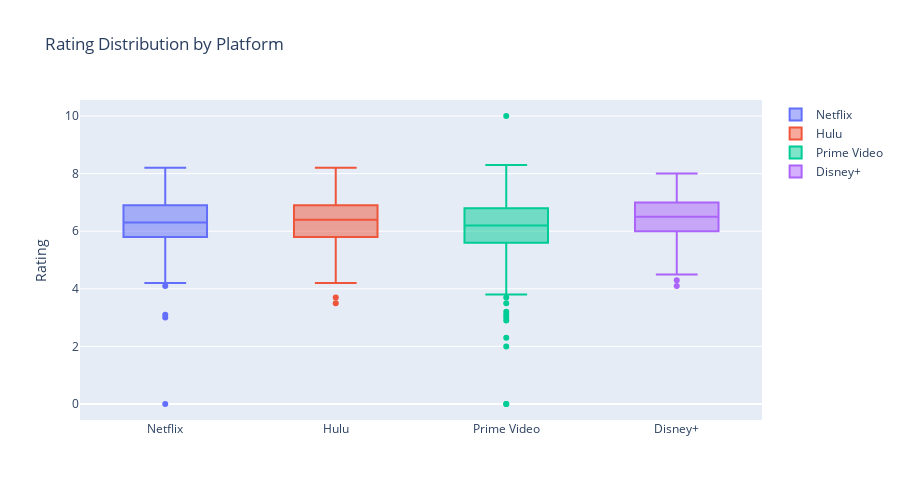
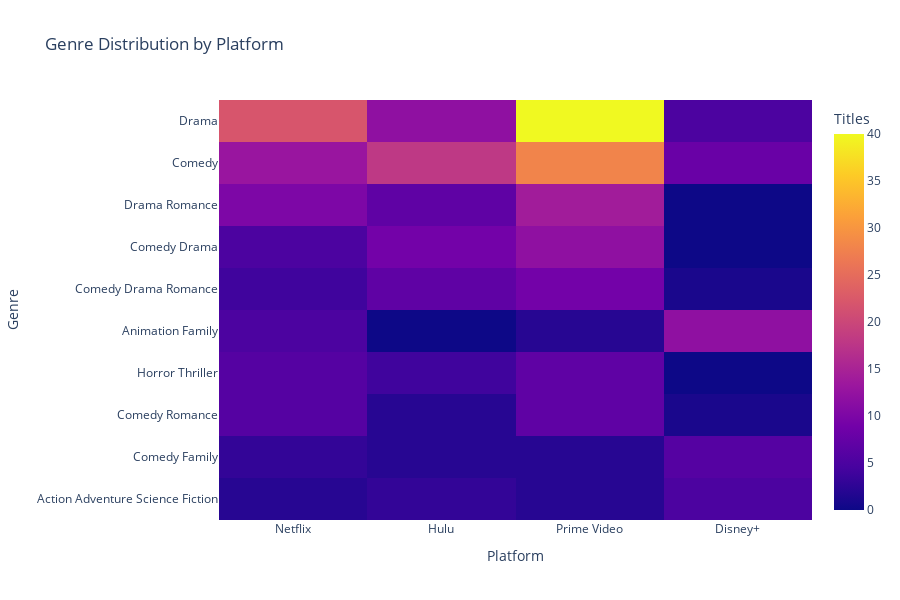
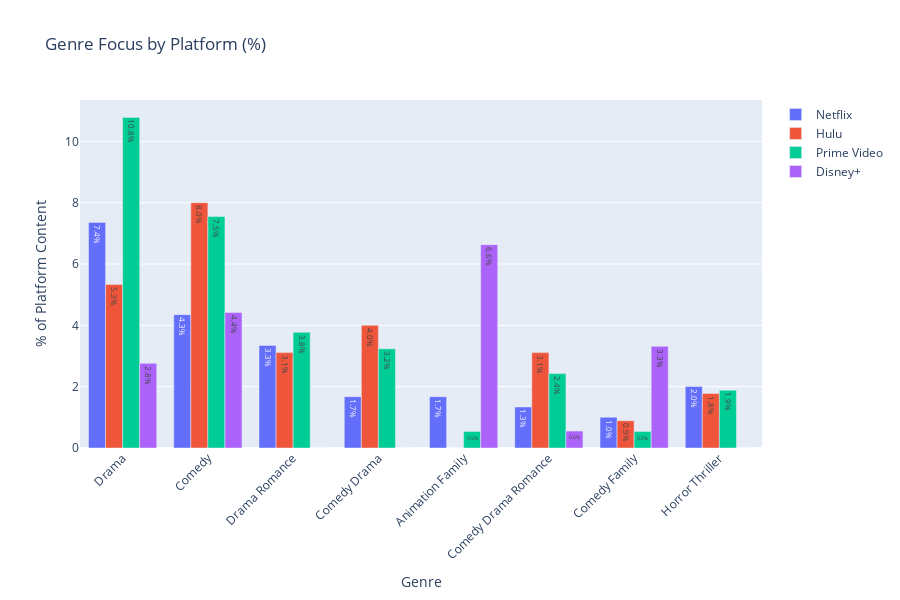

The notebook cell these images were saved under, in order:
### Markdown cell above
## Platform Comparison

### Code cell
platforms = ['Netflix', 'Hulu', 'Prime Video', 'Disney+']
platform_stats = []

for platform in platforms:
    platform_data = df[df[platform] == 1]
    stats = {
        'Platform': platform,
        'Total_Titles': len(platform_data),
        'Avg_Rating': platform_data['vote_average'].mean(),
        'Avg_Votes': platform_data['vote_count'].mean(),
        'Max_Rating': platform_data['vote_average'].max(),
        'Min_Rating': platform_data['vote_average'].min()
    }
    platform_stats.append(stats)

platform_comparison = pd.DataFrame(platform_stats)
print("Platform stats:")
print(platform_comparison.round(2))

# rating distribution by platform
fig = go.Figure()
for platform in platforms:
    platform_data = df[df[platform] == 1]['vote_average'].dropna()
    if len(platform_data) > 0:
        fig.add_trace(go.Box(y=platform_data, name=platform, boxpoints='outliers'))

fig.update_layout(title="Rating Distribution by Platform", yaxis_title="Rating", height=500)
fig.show()

# genre distribution matrix
platform_genre_dist = pd.DataFrame()

for platform in platforms:
    genre_counts = df[df[platform] == 1]['genres'].value_counts()
    platform_genre_dist[platform] = genre_counts

platform_genre_dist = platform_genre_dist.fillna(0)
top_genres = platform_genre_dist.sum(axis=1).nlargest(10).index
platform_genre_dist_top = platform_genre_dist.loc[top_genres]

fig = px.imshow(platform_genre_dist_top,
                title="Genre Distribution by Platform",
                labels=dict(x="Platform", y="Genre", color="Titles"),
                aspect="auto")
fig.update_layout(height=600)
fig.show()

best_platform = platform_comparison.loc[platform_comparison['Avg_Rating'].idxmax(), 'Platform']
best_rating = platform_comparison['Avg_Rating'].max()
print(f"\nHighest rated platform: {best_platform} ({best_rating:.2f})")

# genre bias (what % of each platform's content is each genre)
genre_bias = pd.DataFrame()

for platform in platforms:
    platform_content = df[df[platform] == 1]
    if len(platform_content) > 0:
        genre_percentages = (platform_content['genres'].value_counts() / len(platform_content) * 100)
        genre_bias[platform] = genre_percentages

genre_bias = genre_bias.fillna(0)
top_bias_genres = genre_bias.sum(axis=1).nlargest(8).index
genre_bias_top = genre_bias.loc[top_bias_genres]

fig = go.Figure()
for platform in platforms:
    fig.add_trace(go.Bar(
        name=platform,
        x=genre_bias_top.index,
        y=genre_bias_top[platform],
        text=[f'{val:.1f}%' for val in genre_bias_top[platform]],
        textposition='auto'
    ))

fig.update_layout(
    title="Genre Focus by Platform (%)",
    xaxis_title="Genre",
    yaxis_title="% of Platform Content",
    barmode='group',
    height=600,
    xaxis_tickangle=-45
)
fig.show()

### Figure 1 — Plotly figure (JSON) as saved in the notebook; plotly's stock layout.template omitted (floating-point values rounded to 4 significant figures; data arrays with more than 128 entries replaced by an {"elided": "..."} marker saying what was removed)
{"data": [{"boxpoints": "outliers", "name": "Netflix", "type": "box", "y": {"elided": "299 float values"}}, {"boxpoints": "outliers", "name": "Hulu", "type": "box", "y": {"elided": "225 float values"}}, {"boxpoints": "outliers", "name": "Prime Video", "type": "box", "y": {"elided": "371 float values"}}, {"boxpoints": "outliers", "name": "Disney+", "type": "box", "y": {"elided": "181 float values"}}], "layout": {"height": 500, "title": {"text": "Rating Distribution by Platform"}, "yaxis": {"title": {"text": "Rating"}}}}

### Figure 2 — Plotly figure (JSON) as saved in the notebook; plotly's stock layout.template omitted (floating-point values rounded to 4 significant figures)
{"data": [{"coloraxis": "coloraxis", "hovertemplate": "Platform: %{x}<br>Genre: %{y}<br>Titles: %{z}<extra></extra>", "name": "0", "type": "heatmap", "x": ["Netflix", "Hulu", "Prime Video", "Disney+"], "xaxis": "x", "y": ["Drama", "Comedy", "Drama Romance", "Comedy Drama", "Comedy Drama Romance", "Animation Family", "Horror Thriller", "Comedy Romance", "Comedy Family", "Action Adventure Science Fiction"], "yaxis": "y", "z": [[22.0, 12.0, 40.0, 5.0], [13.0, 18.0, 28.0, 8.0], [10.0, 7.0, 14.0, 0.0], [5.0, 9.0, 12.0, 0.0], [4.0, 7.0, 9.0, 1.0], [5.0, 0.0, 2.0, 12.0], [6.0, 4.0, 7.0, 0.0], [6.0, 2.0, 7.0, 1.0], [3.0, 2.0, 2.0, 6.0], [2.0, 3.0, 2.0, 5.0]]}], "layout": {"coloraxis": {"colorbar": {"title": {"text": "Titles"}}, "colorscale": [[0, "#0d0887"], [0.1111, "#46039f"], [0.2222, "#7201a8"], [0.3333, "#9c179e"], [0.4444, "#bd3786"], [0.5556, "#d8576b"], [0.6667, "#ed7953"], [0.7778, "#fb9f3a"], [0.8889, "#fdca26"], [1, "#f0f921"]]}, "height": 600, "title": {"text": "Genre Distribution by Platform"}, "xaxis": {"anchor": "y", "domain": [0, 1], "title": {"text": "Platform"}}, "yaxis": {"anchor": "x", "autorange": "reversed", "domain": [0, 1], "title": {"text": "Genre"}}}}

### Figure 3 — Plotly figure (JSON) as saved in the notebook; plotly's stock layout.template omitted (floating-point values rounded to 4 significant figures)
{"data": [{"name": "Netflix", "text": ["7.4%", "4.3%", "3.3%", "1.7%", "1.7%", "1.3%", "1.0%", "2.0%"], "textposition": "auto", "type": "bar", "x": ["Drama", "Comedy", "Drama Romance", "Comedy Drama", "Animation Family", "Comedy Drama Romance", "Comedy Family", "Horror Thriller"], "y": [7.358, 4.348, 3.344, 1.672, 1.672, 1.338, 1.003, 2.007]}, {"name": "Hulu", "text": ["5.3%", "8.0%", "3.1%", "4.0%", "0.0%", "3.1%", "0.9%", "1.8%"], "textposition": "auto", "type": "bar", "x": ["Drama", "Comedy", "Drama Romance", "Comedy Drama", "Animation Family", "Comedy Drama Romance", "Comedy Family", "Horror Thriller"], "y": [5.333, 8.0, 3.111, 4.0, 0.0, 3.111, 0.8889, 1.778]}, {"name": "Prime Video", "text": ["10.8%", "7.5%", "3.8%", "3.2%", "0.5%", "2.4%", "0.5%", "1.9%"], "textposition": "auto", "type": "bar", "x": ["Drama", "Comedy", "Drama Romance", "Comedy Drama", "Animation Family", "Comedy Drama Romance", "Comedy Family", "Horror Thriller"], "y": [10.78, 7.547, 3.774, 3.235, 0.5391, 2.426, 0.5391, 1.887]}, {"name": "Disney+", "text": ["2.8%", "4.4%", "0.0%", "0.0%", "6.6%", "0.6%", "3.3%", "0.0%"], "textposition": "auto", "type": "bar", "x": ["Drama", "Comedy", "Drama Romance", "Comedy Drama", "Animation Family", "Comedy Drama Romance", "Comedy Family", "Horror Thriller"], "y": [2.762, 4.42, 0.0, 0.0, 6.63, 0.5525, 3.315, 0.0]}], "layout": {"barmode": "group", "height": 600, "title": {"text": "Genre Focus by Platform (%)"}, "xaxis": {"tickangle": -45, "title": {"text": "Genre"}}, "yaxis": {"title": {"text": "% of Platform Content"}}}}
